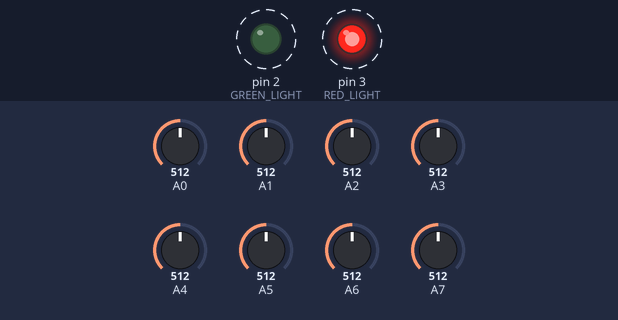
A sketch run on a simulated Arduino Uno, built with avr-gcc and run on an emulated ATmega328P. Shown: output pins drawn as LEDs (lit = HIGH). Dashed ring = blinking. The test bench sets the inputs (shaded band); at power-on: A0 = 512, A1 = 512, A2 = 512, A3 = 512, A4 = 512, A5 = 512, A6 = 512, A7 = 512. What the sketch prints to the serial monitor is not drawn.

Above: at 1.95 s.
Timing chart, 0 to 4.9 s (numbered marks = the images above):
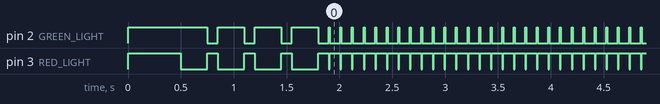

Measured:
- by itself, pin 2 (GREEN_LIGHT): goes 3 × (LOW 0.10 s, HIGH 0.25 s), 1172 × (LOW 0.10 s, HIGH 0.01 s), then LOW
- by itself, pin 3 (RED_LIGHT): goes 4 × (LOW 0.25 s, HIGH 0.10 s), 1171 × (LOW 0.01 s, HIGH 0.10 s), LOW 0.01 s, then HIGH

The sketch:

text_dump_of_phototransistors.ino
```cpp
#define BAUD 115200

#define GREEN_LIGHT 2
#define RED_LIGHT 3

#define ANALOG_PIN_COUNT 8
#define DATA_SIZE 2 * ANALOG_PIN_COUNT
#define BUFFER_SIZE DATA_SIZE + 2

#define SEND (unsigned char) 'S'

void setup() {
  Serial.begin(BAUD);
  pinMode(GREEN_LIGHT, OUTPUT);
  pinMode(RED_LIGHT, OUTPUT);
  digitalWrite(GREEN_LIGHT, HIGH);
  digitalWrite(RED_LIGHT, HIGH);

  analogReference(DEFAULT);

  delay(500);
  for (uint8_t i = 0; i < 4; ++i) {
    digitalWrite(GREEN_LIGHT, HIGH);
    digitalWrite(RED_LIGHT, LOW);
    delay(250);
    digitalWrite(GREEN_LIGHT, LOW);
    digitalWrite(RED_LIGHT, HIGH);
    delay(100);
  }
  digitalWrite(RED_LIGHT, LOW);
  while(!Serial) {}
  digitalWrite(RED_LIGHT, HIGH);
}

void loop() {
  digitalWrite(RED_LIGHT, LOW);
  digitalWrite(GREEN_LIGHT, HIGH);

  uint8_t checksum = 0;
  Serial.print("Buffer size: ");
  Serial.println((uint8_t) BUFFER_SIZE);

  for (int i = 0; i < ANALOG_PIN_COUNT; ++i) {
    int val = analogRead(i);
    checksum ^= lowByte(val);
    checksum ^= highByte(val);
    Serial.print("Pin ");
    Serial.print(i);
    Serial.print(" value: ");
    Serial.println(val);
  }
  Serial.print("Checksum: ");
  Serial.println(checksum);
  digitalWrite(RED_LIGHT, HIGH);
  digitalWrite(GREEN_LIGHT, LOW);
  delay(100);
}
```
